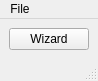
<?xml version="1.0" encoding="UTF-8"?>
<ui version="4.0">
 <class>MainWindow</class>
 <widget class="QMainWindow" name="MainWindow">
  <property name="geometry">
   <rect>
    <x>0</x>
    <y>0</y>
    <width>86</width>
    <height>67</height>
   </rect>
  </property>
  <property name="windowTitle">
   <string>MainWindow</string>
  </property>
  <widget class="QWidget" name="centralwidget">
   <layout class="QVBoxLayout" name="verticalLayout">
    <item>
     <widget class="QPushButton" name="wizardButton">
      <property name="text">
       <string>Wizard</string>
      </property>
     </widget>
    </item>
   </layout>
  </widget>
  <widget class="QMenuBar" name="menubar">
   <property name="geometry">
    <rect>
     <x>0</x>
     <y>0</y>
     <width>86</width>
     <height>19</height>
    </rect>
   </property>
   <widget class="QMenu" name="menuFile">
    <property name="title">
     <string>File</string>
    </property>
    <addaction name="actionQuit"/>
   </widget>
   <addaction name="menuFile"/>
  </widget>
  <widget class="QStatusBar" name="statusbar"/>
  <action name="actionQuit">
   <property name="text">
    <string>Quit</string>
   </property>
  </action>
 </widget>
 <resources/>
 <connections>
  <connection>
   <sender>actionQuit</sender>
   <signal>triggered()</signal>
   <receiver>MainWindow</receiver>
   <slot>close()</slot>
   <hints>
    <hint type="sourcelabel">
     <x>-1</x>
     <y>-1</y>
    </hint>
    <hint type="destinationlabel">
     <x>399</x>
     <y>299</y>
    </hint>
   </hints>
  </connection>
 </connections>
</ui>
